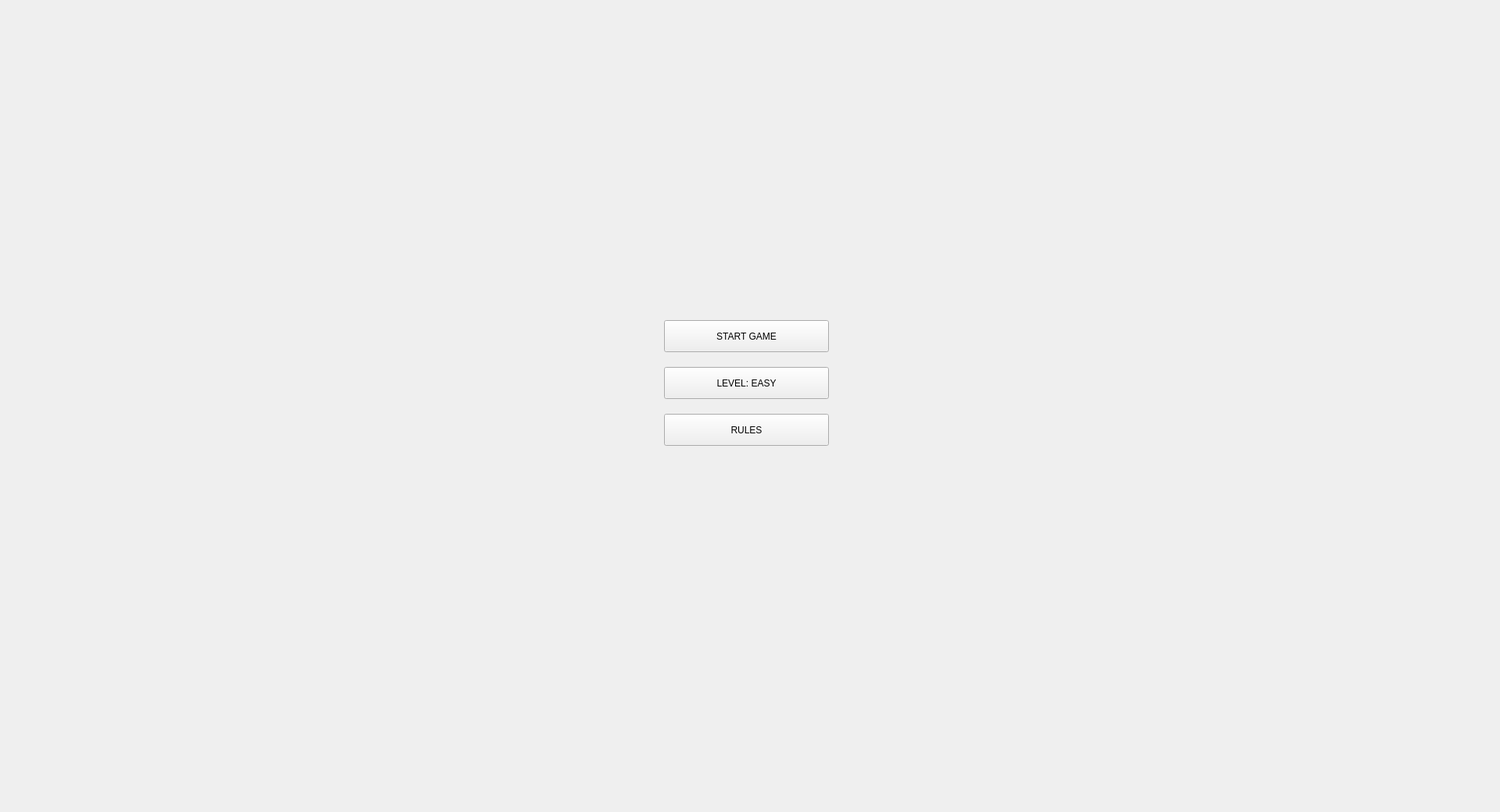
<?xml version="1.0" encoding="UTF-8"?>
<ui version="4.0">
 <class>MainWindow</class>
 <widget class="QMainWindow" name="MainWindow">
  <property name="geometry">
   <rect>
    <x>0</x>
    <y>0</y>
    <width>1920</width>
    <height>1040</height>
   </rect>
  </property>
  <property name="windowTitle">
   <string>Toads Battle</string>
  </property>
  <widget class="QWidget" name="centralwidget">
   <widget class="QPushButton" name="btn_startGame">
    <property name="geometry">
     <rect>
      <x>850</x>
      <y>410</y>
      <width>211</width>
      <height>41</height>
     </rect>
    </property>
    <property name="text">
     <string>START GAME</string>
    </property>
   </widget>
   <widget class="QPushButton" name="btn_level">
    <property name="geometry">
     <rect>
      <x>850</x>
      <y>470</y>
      <width>211</width>
      <height>41</height>
     </rect>
    </property>
    <property name="text">
     <string>LEVEL: EASY</string>
    </property>
   </widget>
   <widget class="QPushButton" name="btn_rules">
    <property name="geometry">
     <rect>
      <x>850</x>
      <y>530</y>
      <width>211</width>
      <height>41</height>
     </rect>
    </property>
    <property name="text">
     <string>RULES</string>
    </property>
   </widget>
  </widget>
 </widget>
 <resources/>
 <connections/>
</ui>
